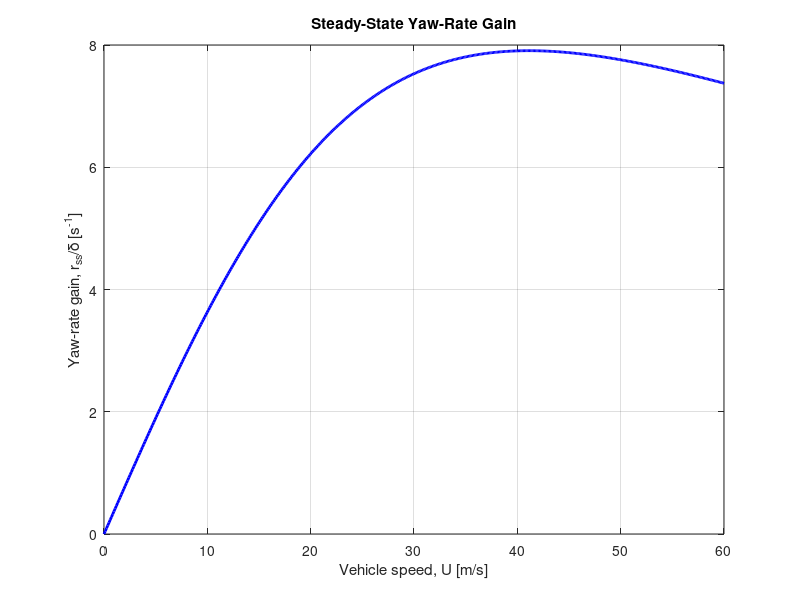

Write MATLAB code to recreate this figure.
%% ME780 Assignment 3 part 2 b)
clear; clc; close all;

L = 2.6;               % Wheelbase [m]
K_us = 0.001538;       % Understeer coefficient [s^2/m]

U = linspace(0,60,500);    % Vehicle speed [m/s]

G_r = U./(L + K_us*U.^2);  % Yaw-rate gain [1/s]

plot(U,G_r,'b','LineWidth',2);
grid on;
box on;

xlabel('Vehicle speed, U [m/s]');
ylabel('Yaw-rate gain, r_{ss}/\delta [s^{-1}]');
title('Steady-State Yaw-Rate Gain');
